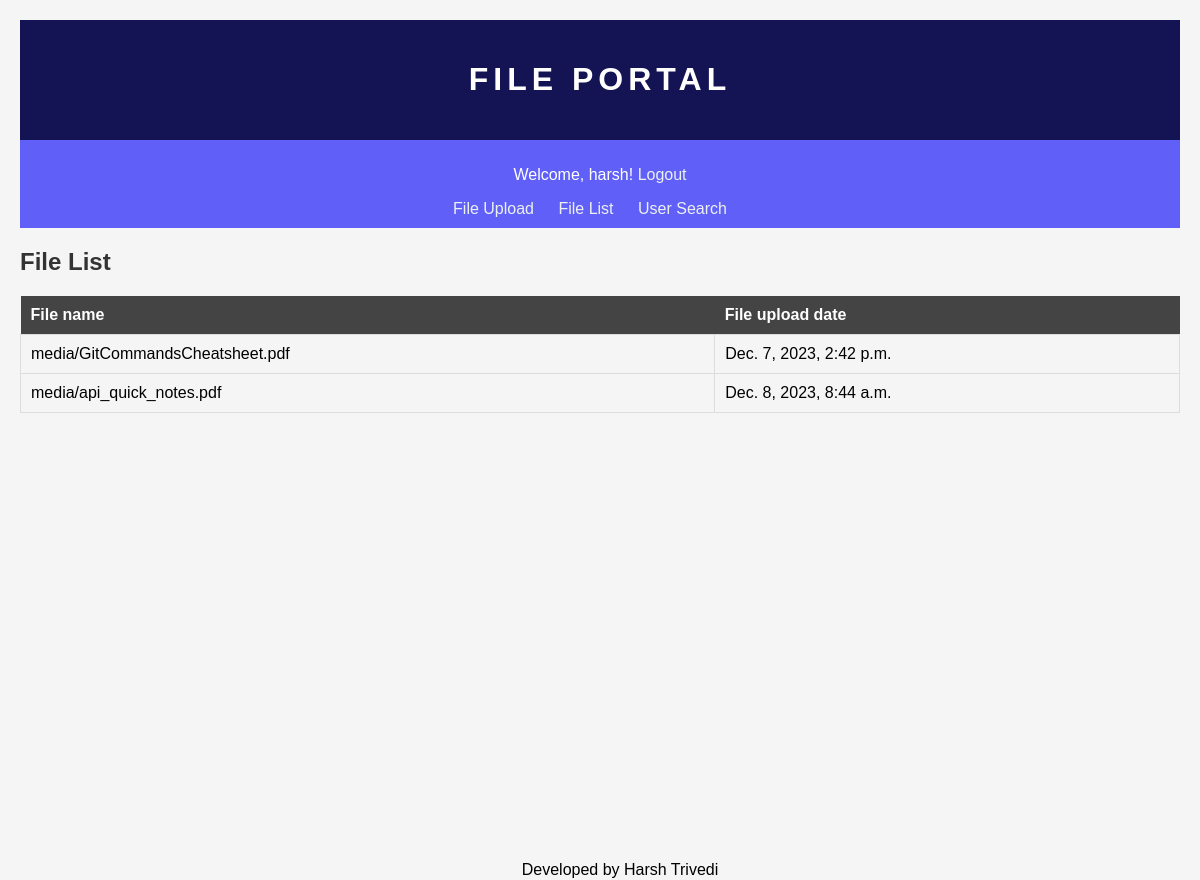
Page /filelist/ (signed in) on the committed database.
### fileapp/models.py (models this page shows, shortened)
class UploadedFile(models.Model):
    user=models.ForeignKey(User,on_delete=models.CASCADE)
    file=models.FileField(upload_to='media/')
    upload_date=models.DateTimeField(auto_now_add=True)
    shared_with=models.ManyToManyField(User,related_name='shared_files')
    shared=models.BooleanField(default=False)

### fileapp/views.py (the view)
# urls.py: path('filelist/',views.file_list,name='filelist'),
@login_required
def file_list(request):
    filelist=UploadedFile.objects.filter(user=request.user)
    context={
        'filelist':filelist,
    }
    return render(request,'fileapp/filelist.html',context)

### templates/fileapp/filelist.html
{%extends 'fileapp/base.html'%}
{%load static%}
{%block body_block%}
<link rel="stylesheet" href="{% static 'fileapp/css/fileliststyle.css' %}">
<div class="list">
<h2>File List</h2>
{%if filelist%}
<table>
    <thead>
        <th>File name</th>
        <th>File upload date</th>
    </thead>
    {%for file in filelist%}
    <tr>
        <td>{{file.file.name}}</td>
        <td>{{file.upload_date}}</td>
    </tr>
    {%endfor%}
</table>
{%else%}
<p>No files are uploaded yet....</p>
</div>
{%endif%}
{%endblock%}

### templates/fileapp/base.html (shortened to what this page needs)
<!DOCTYPE html>
{% load static %}
<html lang="en">
<head>
    <link rel="stylesheet" href="{% static 'fileapp/css/basestyle.css' %}">
</head>
<body>
    <div class="container">
        <div class="header">
            <h1>FILE PORTAL</h1>
        </div>
        <div class="nav">
            {% if user.is_authenticated %}
                <p>Welcome, {{ user.username }}! <a href="{% url 'logout' %}">Logout</a></p>
                <nav>
                    <ul>
                        <li><a href="{% url 'upload' %}">File Upload</a></li>
                        <li><a href="{% url 'filelist' %}">File List</a></li>
                        <li><a href="{% url 'user_search' %}">User Search</a></li>
                    </ul>
                </nav>
            {% else %}
                <p><a href="{% url 'login' %}">Login</a> | <a href="{% url 'register' %}">Sign Up</a></p>
            {% endif %}
        </div>
        <div class="bodyclass">
            {% block body_block %}{% endblock %}
        </div>
    </div>
    <footer>Developed by Harsh Trivedi</footer>
</body>
</html>

### static/fileapp/css/basestyle.css (style rules this page uses)
body { font-family: 'Arial', sans-serif; margin: 0; padding: 0; background-color: #f5f5f5; }
.container .header { background-color: rgb(20, 20, 85); color: #ecf0f1; padding:20px; text-align: center; }
.container .nav { background-color: rgb(96, 96, 248); padding:10px; color:white; text-align: center; }
.container { margin: 0 auto; padding: 20px; }
h1 { color:white; text-align: center; font-weight: bold; letter-spacing: 5px; }
.nav p { color:white; text-align: center; }
ul { list-style-type: none; padding: 0; margin: 0; }
li { display: inline-block; margin-right: 20px; }
a { text-decoration: none; color: #ecf0f1; transition: border-bottom 0.3s ease; }
footer { position: absolute; bottom: 0; width: 100%; height: 40px; color:black; text-align: center; line-height: 60px; }

### static/fileapp/css/fileliststyle.css (style rules this page uses)
.list h2 { color: #333; }
.list table { width: 100%; border-collapse: collapse; margin-top: 20px; }
.list thead th { background-color: #444; color: #fff; padding: 10px; text-align: left; }
.list tbody td { border: 1px solid #ddd; padding: 10px; }

### rows in the picture
UploadedFile: file.name "media/GitCommandsCheatsheet.pdf", upload_date "Dec. 7, 2023, 2:42 p.m."
UploadedFile: file.name "media/api_quick_notes.pdf", upload_date "Dec. 8, 2023, 8:44 a.m."

### other values in the picture
{{ user.username }} "harsh"
